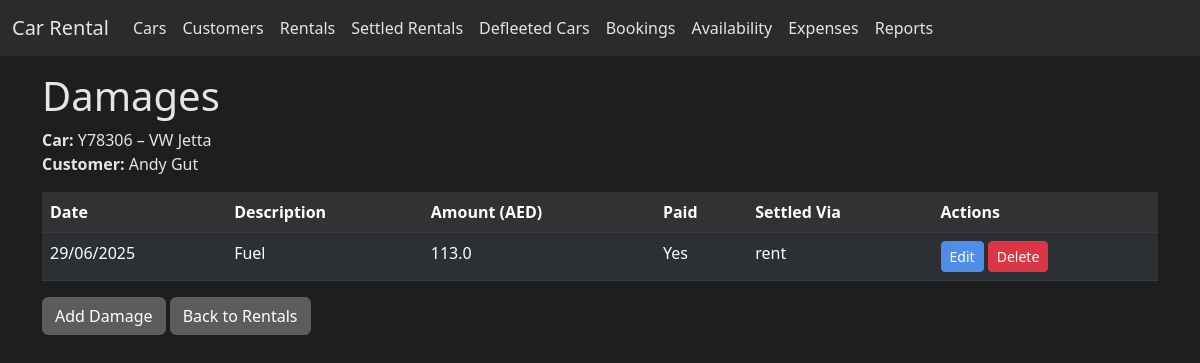
The app's page /damages/rental/2 with its own data.
### app.py (models this page shows, shortened)
class Car(db.Model):
    id = db.Column(db.Integer, primary_key=True)
    model = db.Column(db.String(120), nullable=False)
    model_year = db.Column(db.Integer)
    licence_plate = db.Column(db.String(20), unique=True)
    colour = db.Column(db.String(50))
    mileage_at_purchase = db.Column(db.Integer)
    purchase_price = db.Column(db.Float)
    initial_investment = db.Column(db.Float)
    salik_tag = db.Column(db.String(50))
    registration_date = db.Column(db.Date)
    tracker_installed = db.Column(db.Boolean, default=False)
    passing_cost = db.Column(db.Float)
    registration_cost = db.Column(db.Float)
    insurance_cost = db.Column(db.Float)
    planned_rent = db.Column(db.Float)
    rentals = db.relationship('Rental', back_populates='car')
    expenses = db.relationship('Expense', back_populates='car')
    fines = db.relationship('Fine', back_populates='car')
    damages = db.relationship('Damage', back_populates='car')

class Customer(db.Model):
    id = db.Column(db.Integer, primary_key=True)
    name = db.Column(db.String(120), nullable=False)
    phone = db.Column(db.String(50))
    address = db.Column(db.Text)
    passport_file = db.Column(db.String(200))  # filename of uploaded passport
    license_file = db.Column(db.String(200))   # filename of uploaded licence
    rentals = db.relationship('Rental', back_populates='customer')
    fines = db.relationship('Fine', back_populates='customer')
    damages = db.relationship('Damage', back_populates='customer')

class Damage(db.Model):
    id = db.Column(db.Integer, primary_key=True)
    car_id = db.Column(db.Integer, db.ForeignKey('car.id'))
    customer_id = db.Column(db.Integer, db.ForeignKey('customer.id'))
    date = db.Column(db.Date, default=datetime.utcnow)
    description = db.Column(db.Text)
    amount = db.Column(db.Float)
    paid = db.Column(db.Boolean, default=False)
    settled_via = db.Column(db.String(50))  # rent or deposit
    car = db.relationship('Car', back_populates='damages')
    customer = db.relationship('Customer', back_populates='damages')

### app.py (the view)
@app.route('/damages/rental/<int:rental_id>')
def list_damages_for_rental(rental_id: int):
    rental = Rental.query.get_or_404(rental_id)
    damages = [d for d in rental.customer.damages if d.car_id == rental.car_id]
    return render_template('damages_list.html', rental=rental, damages=damages)

### templates/damages_list.html (shortened to what this page needs)
{% extends 'base.html' %}
{% block content %}
<h1>Damages</h1>
<p><strong>Car:</strong> {{ rental.car.licence_plate }} – {{ rental.car.model }}<br>
<strong>Customer:</strong> {{ rental.customer.name }}</p>
<table class="table table-dark table-striped">
  <thead><tr><th>Date</th><th>Description</th><th>Amount (AED)</th><th>Paid</th><th>Settled Via</th><th>Actions</th></tr></thead>
  <tbody>
    {% for d in damages %}
    <tr>
      <td>{{ d.date.strftime('%d/%m/%Y') }}</td>
      <td>{{ d.description }}</td>
      <td>{{ d.amount }}</td>
      <td>{{ 'Yes' if d.paid else 'No' }}</td>
      <td>{{ d.settled_via }}</td>
      <td>
        <a href="{{ url_for('edit_damage', damage_id=d.id) }}" class="btn btn-sm btn-primary">Edit</a>
        <form action="{{ url_for('delete_damage', damage_id=d.id) }}" method="post" style="display:inline" onsubmit="return confirm('Delete this damage?');">
          <button type="submit" class="btn btn-sm btn-danger">Delete</button>
        </form>
      </td>
    </tr>
    {% endfor %}
  </tbody>
</table>
<a href="{{ url_for('add_damage', car_id=rental.car.id, customer_id=rental.customer.id) }}" class="btn btn-secondary">Add Damage</a>
<a href="{{ url_for('list_rentals') }}" class="btn btn-secondary">Back to Rentals</a>
{% endblock %}

### static/style.css (style rules this page uses)
body { background-color: #1e1e1e; color: #e5e5e5; }
a { color: #6ab7ff; }
.table { color: #e5e5e5; }
.table th { background-color: #323232; color: #ffffff; }
.table-striped tbody tr:nth-of-type(odd) { background-color: #2a2a2a; }
.btn-primary { background-color: #4e8ee8; border-color: #4e8ee8; }
.btn-secondary { background-color: #5c5c5c; border-color: #5c5c5c; }
.btn-danger { background-color: #dc3545; border-color: #dc3545; color: #ffffff; }

### records on screen
Car: car.licence_plate "Y78306", car.model "VW Jetta"
Customer: customer.name "Andy Gut"
Damage: date "29/06/2025", description "Fuel", amount "113.0", paid "Yes", settled_via "rent"
